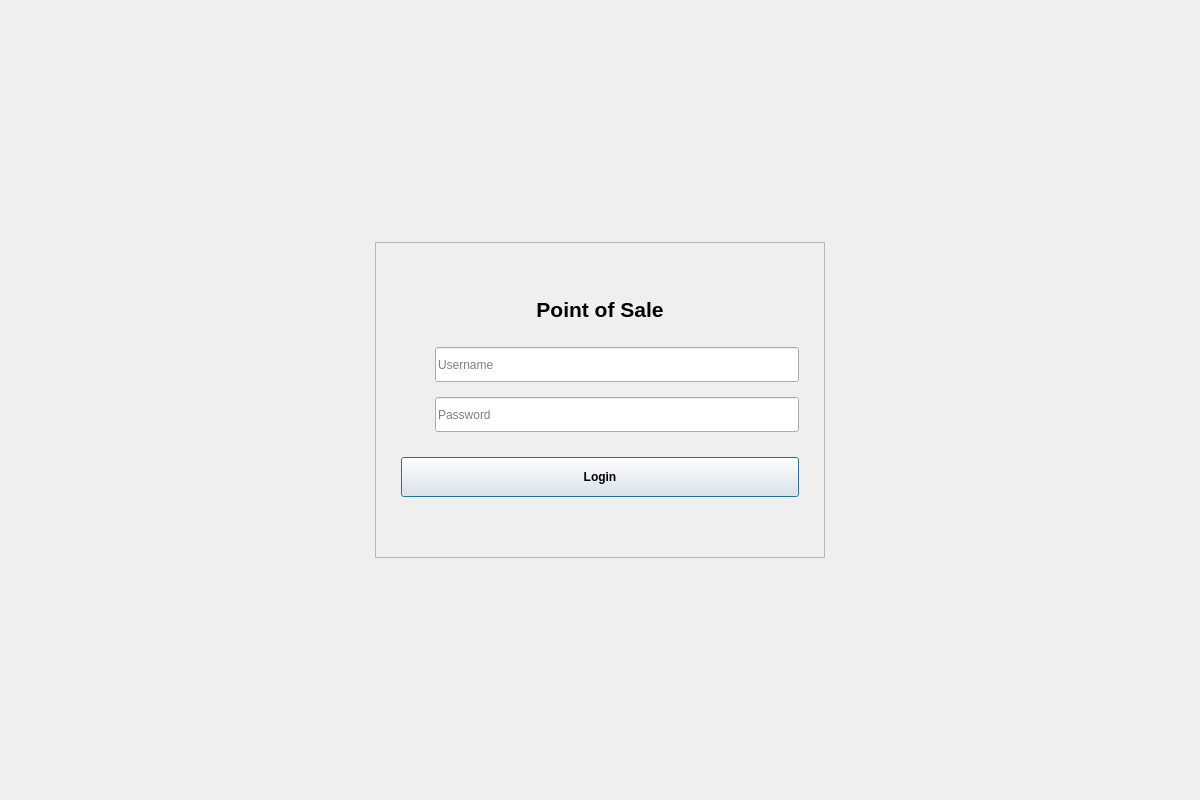
<?xml version="1.0" encoding="UTF-8"?>
<ui version="4.0">
 <class>LoginDialog</class>
 <widget class="QDialog" name="LoginDialog">
  <property name="geometry">
   <rect>
    <x>0</x>
    <y>0</y>
    <width>1200</width>
    <height>800</height>
   </rect>
  </property>
  <property name="windowTitle">
   <string>Application Login</string>
  </property>
  <layout class="QHBoxLayout" name="mainLayout">
   <item>
    <spacer name="horizontalSpacer_3">
     <property name="orientation">
      <enum>Qt::Orientation::Horizontal</enum>
     </property>
     <property name="sizeHint" stdset="0">
      <size>
       <width>40</width>
       <height>20</height>
      </size>
     </property>
    </spacer>
   </item>
   <item>
    <layout class="QVBoxLayout" name="verticalLayout">
     <item>
      <spacer name="verticalSpacer_2">
       <property name="orientation">
        <enum>Qt::Orientation::Vertical</enum>
       </property>
       <property name="sizeHint" stdset="0">
        <size>
         <width>20</width>
         <height>40</height>
        </size>
       </property>
      </spacer>
     </item>
     <item>
      <widget class="QFrame" name="centralFrame">
       <property name="minimumSize">
        <size>
         <width>450</width>
         <height>0</height>
        </size>
       </property>
       <property name="maximumSize">
        <size>
         <width>450</width>
         <height>16777215</height>
        </size>
       </property>
       <property name="frameShape">
        <enum>QFrame::Shape::StyledPanel</enum>
       </property>
       <property name="frameShadow">
        <enum>QFrame::Shadow::Raised</enum>
       </property>
       <layout class="QVBoxLayout" name="frameLayout">
        <property name="spacing">
         <number>15</number>
        </property>
        <property name="leftMargin">
         <number>25</number>
        </property>
        <property name="topMargin">
         <number>25</number>
        </property>
        <property name="rightMargin">
         <number>25</number>
        </property>
        <property name="bottomMargin">
         <number>25</number>
        </property>
        <item>
         <widget class="QLabel" name="logoLabel">
          <property name="text">
           <string/>
          </property>
          <property name="pixmap">
           <pixmap resource="resources.qrc">:/images/poslogo.png</pixmap>
          </property>
          <property name="scaledContents">
           <bool>false</bool>
          </property>
          <property name="alignment">
           <set>Qt::AlignmentFlag::AlignCenter</set>
          </property>
         </widget>
        </item>
        <item>
         <widget class="QLabel" name="titleLabel">
          <property name="font">
           <font>
            <pointsize>16</pointsize>
            <bold>true</bold>
           </font>
          </property>
          <property name="text">
           <string>Point of Sale</string>
          </property>
          <property name="alignment">
           <set>Qt::AlignmentFlag::AlignCenter</set>
          </property>
         </widget>
        </item>
        <item>
         <spacer name="titleSpacer">
          <property name="orientation">
           <enum>Qt::Orientation::Vertical</enum>
          </property>
          <property name="sizeType">
           <enum>QSizePolicy::Policy::Fixed</enum>
          </property>
          <property name="sizeHint" stdset="0">
           <size>
            <width>20</width>
            <height>10</height>
           </size>
          </property>
         </spacer>
        </item>
        <item>
         <layout class="QHBoxLayout" name="usernameLayout">
          <property name="spacing">
           <number>10</number>
          </property>
          <item>
           <widget class="QLabel" name="userIcon">
            <property name="minimumSize">
             <size>
              <width>24</width>
              <height>24</height>
             </size>
            </property>
            <property name="maximumSize">
             <size>
              <width>24</width>
              <height>24</height>
             </size>
            </property>
            <property name="text">
             <string/>
            </property>
            <property name="pixmap">
             <pixmap resource="resources.qrc">:/images/user.svg</pixmap>
            </property>
            <property name="scaledContents">
             <bool>true</bool>
            </property>
           </widget>
          </item>
          <item>
           <widget class="QLineEdit" name="usernameLineEdit">
            <property name="minimumSize">
             <size>
              <width>0</width>
              <height>35</height>
             </size>
            </property>
            <property name="placeholderText">
             <string>Username</string>
            </property>
           </widget>
          </item>
         </layout>
        </item>
        <item>
         <layout class="QHBoxLayout" name="passwordLayout">
          <property name="spacing">
           <number>10</number>
          </property>
          <item>
           <widget class="QLabel" name="passwordIcon">
            <property name="minimumSize">
             <size>
              <width>24</width>
              <height>24</height>
             </size>
            </property>
            <property name="maximumSize">
             <size>
              <width>24</width>
              <height>24</height>
             </size>
            </property>
            <property name="text">
             <string/>
            </property>
            <property name="pixmap">
             <pixmap resource="resources.qrc">:/pass.png</pixmap>
            </property>
            <property name="scaledContents">
             <bool>true</bool>
            </property>
           </widget>
          </item>
          <item>
           <widget class="QLineEdit" name="passwordLineEdit">
            <property name="minimumSize">
             <size>
              <width>0</width>
              <height>35</height>
             </size>
            </property>
            <property name="echoMode">
             <enum>QLineEdit::EchoMode::Password</enum>
            </property>
            <property name="placeholderText">
             <string>Password</string>
            </property>
           </widget>
          </item>
         </layout>
        </item>
        <item>
         <spacer name="buttonSpacer">
          <property name="orientation">
           <enum>Qt::Orientation::Vertical</enum>
          </property>
          <property name="sizeType">
           <enum>QSizePolicy::Policy::Fixed</enum>
          </property>
          <property name="sizeHint" stdset="0">
           <size>
            <width>20</width>
            <height>10</height>
           </size>
          </property>
         </spacer>
        </item>
        <item>
         <widget class="QPushButton" name="loginButton">
          <property name="minimumSize">
           <size>
            <width>0</width>
            <height>40</height>
           </size>
          </property>
          <property name="font">
           <font>
            <bold>true</bold>
           </font>
          </property>
          <property name="text">
           <string>Login</string>
          </property>
         </widget>
        </item>
        <item>
         <widget class="QLabel" name="errorLabel">
          <property name="minimumSize">
           <size>
            <width>0</width>
            <height>20</height>
           </size>
          </property>
          <property name="text">
           <string/>
          </property>
          <property name="alignment">
           <set>Qt::AlignmentFlag::AlignCenter</set>
          </property>
         </widget>
        </item>
       </layout>
      </widget>
     </item>
     <item>
      <spacer name="verticalSpacer_3">
       <property name="orientation">
        <enum>Qt::Orientation::Vertical</enum>
       </property>
       <property name="sizeHint" stdset="0">
        <size>
         <width>20</width>
         <height>40</height>
        </size>
       </property>
      </spacer>
     </item>
    </layout>
   </item>
   <item>
    <spacer name="horizontalSpacer_4">
     <property name="orientation">
      <enum>Qt::Orientation::Horizontal</enum>
     </property>
     <property name="sizeHint" stdset="0">
      <size>
       <width>40</width>
       <height>20</height>
      </size>
     </property>
    </spacer>
   </item>
  </layout>
 </widget>
 <resources>
  <include location="resources.qrc"/>
 </resources>
 <connections/>
</ui>
